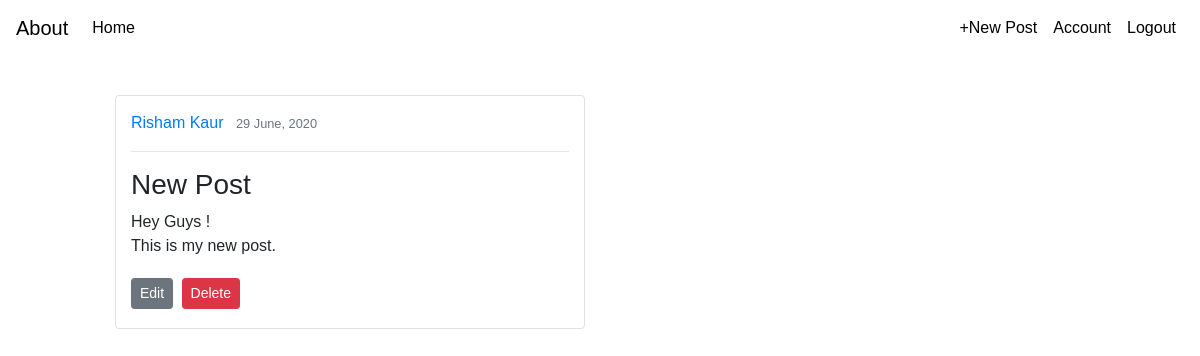
The app's page /add_post/7 (signed in) with its own data.
### blogpost/models.py (models this page shows, shortened)
class User(UserMixin,db.Model):
    id=db.Column(db.Integer , primary_key=True)
    username=db.Column(db.String(20) , unique=True)
    email=db.Column(db.String(50), unique=True)
    password=db.Column(db.String(80))
    posts=db.relationship('Post' , backref='author' , lazy=True)

class Post(UserMixin,db.Model):
    id=db.Column(db.Integer , primary_key=True)
    title=db.Column(db.String , nullable=False)
    content=db.Column(db.String , nullable=False)
    date_posted=db.Column(db.DateTime , nullable=False , default =datetime.utcnow())
    post_id=db.Column(db.Integer , db.ForeignKey('user.id'), nullable=False)

### blogpost/posts/routes.py (the view)
@posts.route("/add_post/<int:post_id>")
@login_required
def post_with_id(post_id):
    post = Post.query.get_or_404(post_id)
    return render_template("post_with_id.html",posts = post)

### blogpost/users/routes.py (called while the page is built)
@login_manager.user_loader
def load_user(post_id):
    user=User.query.get(int(post_id))
    return user

### blogpost/templates/post_with_id.html (shortened to what this page needs)
{% extends 'base.html'  %}
{% import "bootstrap/wtf.html" as wtf %}
{% block body %}
<div class="container" style="width:500px;margin-right:600px; padding:15px">
   <article class="content-section border rounded" style="padding:15px">
     <div class="article-metadata">
       <a class="mr-2" href="#">{{posts.author.username}}</a>
       <small class="text-muted">{{posts.date_posted.strftime('%d %B, %Y')}}</small>
     </div>
     <hr>
     <h3 class="article-title" href="#">{{posts.title}}</h3>
     <p class="article-content" style="white-space:pre-wrap">{{posts.content}}</p>
      {% if current_user.username==posts.author.username%}
       <a class="btn btn-secondary btn-sm mt-1 mb-1"  href="{{url_for('posts.edit',post_id=posts.id)}}" >Edit</a>
      <button  class="btn btn-danger btn-sm m-1" data-toggle="modal" data-target="#deleteModal">Delete</button>
      {% endif %}
   </article>
</div>
{% endblock %}

### blogpost/templates/base.html (style rules this page uses)
body { font-family: sans-serif; }

### records on screen
User: author.username "Risham Kaur"
Post: date_posted "29 June, 2020", title "New Post", content "Hey Guys ! This is my new post."
